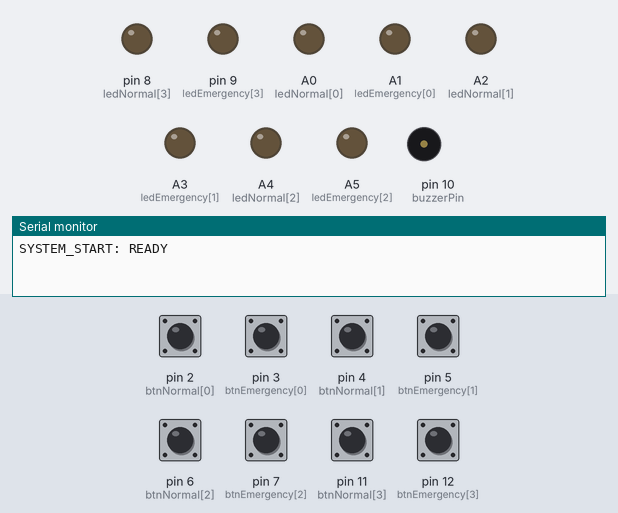
Bench run of a sketch on a simulated Arduino Uno, built with avr-gcc and run on an emulated ATmega328P. Shown: output pins drawn as LEDs (lit = HIGH), buzzer (waves = sounding, pin HIGH), the last lines printed to the serial monitor. The test bench sets the inputs (shaded band); at power-on: pin 2 (btnNormal[0]), pin 3 (btnEmergency[0]), pin 4 (btnNormal[1]), pin 5 (btnEmergency[1]), pin 6 (btnNormal[2]), pin 7 (btnEmergency[2]), pin 11 (btnNormal[3]), pin 12 (btnEmergency[3]) HIGH.

Above: at 1.2 s.
1.3 s: pin 2 (btnNormal[0]) pulled LOW for 0.15 s
At 2.2 s:
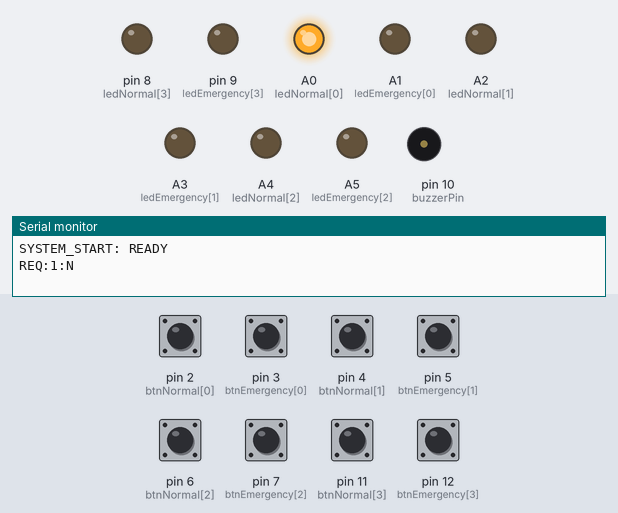
2.9 s: pin 3 (btnEmergency[0]) pulled LOW for 0.15 s
At 3.4 s:
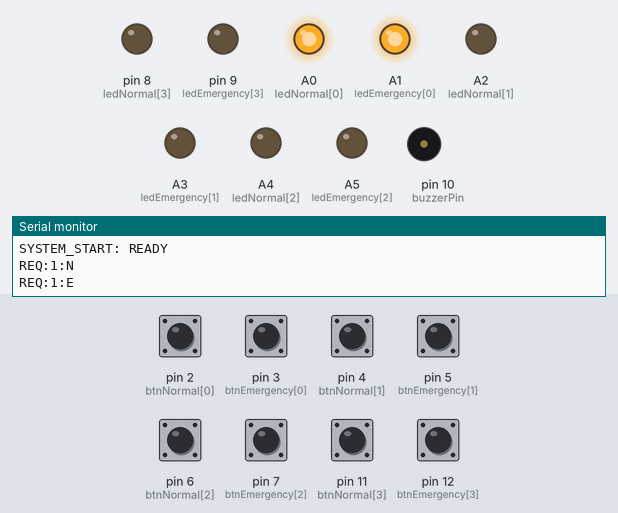
4.5 s: pin 4 (btnNormal[1]) pulled LOW for 0.15 s
At 5.7 s:
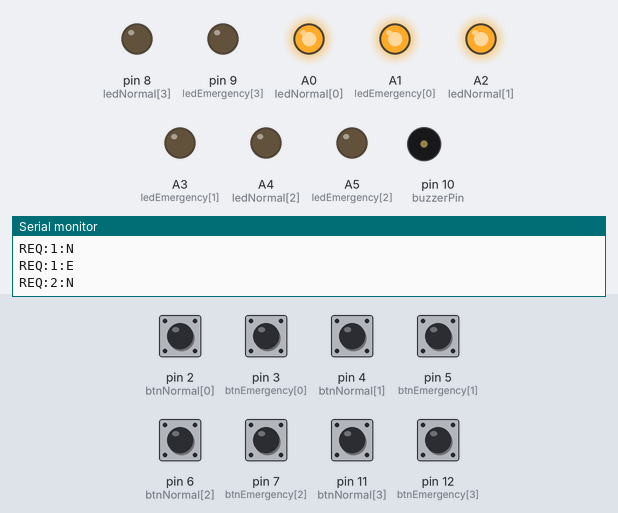
6.1 s: pin 5 (btnEmergency[1]) pulled LOW for 0.15 s
At 7.0 s:
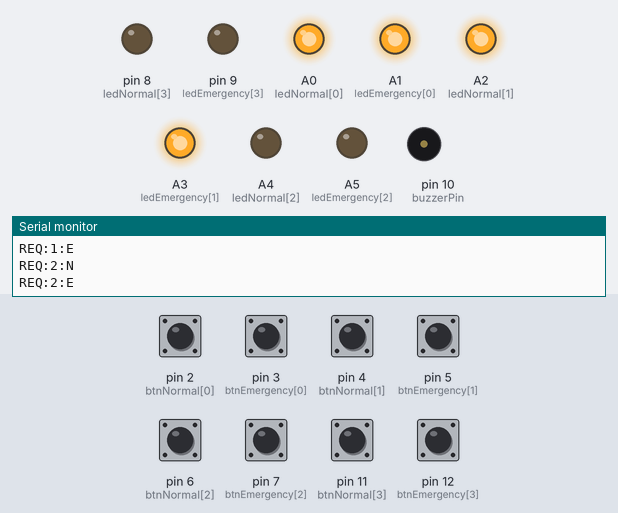
7.7 s: pin 6 (btnNormal[2]) pulled LOW for 0.15 s
At 8.3 s:
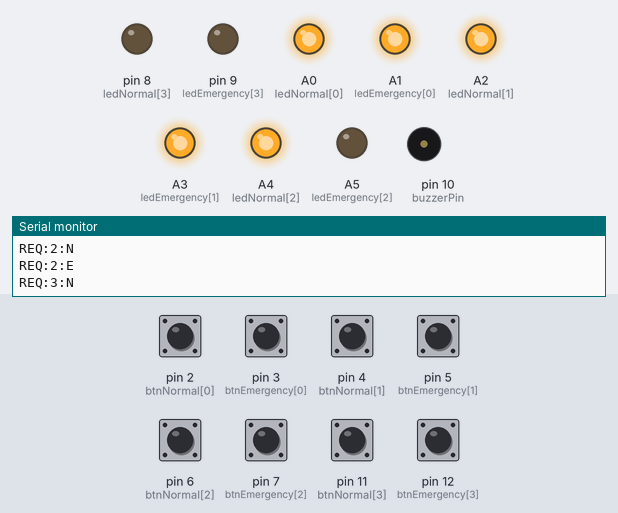
9.3 s: pin 7 (btnEmergency[2]) pulled LOW for 0.15 s
At 10.7 s:
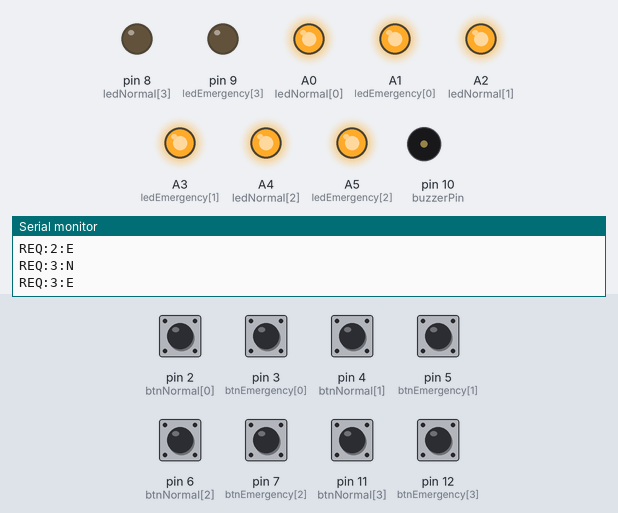
Timing chart, 0 to 11.9 s (numbered marks = the images above; inputs shaded):
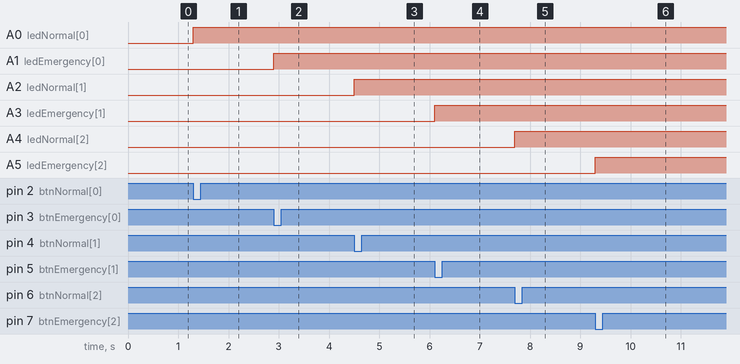

The sketch:

sketch_apr28a.ino
```cpp
const int numRooms = 4;
const int btnNormal[] = {2, 4, 6, 11};
const int btnEmergency[] = {3, 5, 7, 12};
const int ledNormal[] = {A0, A2, A4, 8};
const int ledEmergency[] = {A1, A3, A5, 9};
const int buzzerPin = 10;
bool prevNormalState[numRooms];
bool prevEmergencyState[numRooms];

void setup() {
  Serial.begin(9600);
  pinMode(buzzerPin, OUTPUT);
  for (int i = 0; i < numRooms; i++) {
    pinMode(btnNormal[i], INPUT_PULLUP);
    pinMode(btnEmergency[i], INPUT_PULLUP);
    pinMode(ledNormal[i], OUTPUT);
    pinMode(ledEmergency[i], OUTPUT);
    prevNormalState[i] = HIGH;
    prevEmergencyState[i] = HIGH;
  }

  // Dòng này để test: Nếu LED tự tắt mà dòng này hiện lên C# -> Arduino bị reset
  Serial.println("SYSTEM_START: READY");
}

void loop() {
  // 1. Quét trạng thái nút nhấn
  for (int i = 0; i < numRooms; i++) {
    bool normalState = digitalRead(btnNormal[i]);
    bool emergencyState = digitalRead(btnEmergency[i]);

    // Chi xu ly mot lan khi vua nhan nut (HIGH -> LOW).
    if (prevNormalState[i] == HIGH && normalState == LOW) {
      digitalWrite(ledNormal[i], HIGH);
      Serial.print("REQ:");
      Serial.print(i + 1);
      Serial.println(":N");
      delay(80);
    }

    if (prevEmergencyState[i] == HIGH && emergencyState == LOW) {
      digitalWrite(ledEmergency[i], HIGH);
      Serial.print("REQ:");
      Serial.print(i + 1);
      Serial.println(":E");
      delay(80);
    }

    prevNormalState[i] = normalState;
    prevEmergencyState[i] = emergencyState;
  }

  // 2. Nhận lệnh bằng C-string (Mượt mà, không tốn RAM, chống Crash)
  if (Serial.available() > 0) {
    char buffer[32]; // Tạo một vùng nhớ nhỏ 32 byte để chứa lệnh

    // Đọc lệnh cho tới khi gặp dấu enter (\n)
    int len = Serial.readBytesUntil('\n', buffer, 31);
    buffer[len] = '\0'; // Chốt lại chuỗi

    // Cắt bỏ ký tự thừa \r do C# đẩy xuống
    if (len > 0 && buffer[len - 1] == '\r') {
      buffer[len - 1] = '\0';
    }

    // Kiểm tra và xử lý lệnh (Ví dụ: DONE:1:N)
    if (strncmp(buffer, "DONE:", 5) == 0) {
      int roomId = buffer[5] - '0' - 1; // Ký tự '1' trừ đi '0' sẽ ra số 1. Trừ tiếp 1 ra index 0.
      char type = buffer[7];            // Lấy thẳng ký tự 'N' hoặc 'E'

      if (roomId >= 0 && roomId < numRooms) {
        // Chi tat LED dung theo loai DONE duoc gui tu C#.
        if (type == 'N') {
          digitalWrite(ledNormal[roomId], LOW);
        }
        else if (type == 'E') {
          digitalWrite(ledEmergency[roomId], LOW);
        }
      }
    }
    else if (strcmp(buffer, "ALARM:ON") == 0) {
      digitalWrite(buzzerPin, HIGH);
    }
    else if (strcmp(buffer, "ALARM:OFF") == 0) {
      digitalWrite(buzzerPin, LOW);
    }
  }
}
```

Measured:
- after the input at 1.3 s, A0 (ledNormal[0]): LOW → HIGH at once
- after the input at 2.9 s, A1 (ledEmergency[0]): LOW → HIGH at once
- after the input at 4.5 s, A2 (ledNormal[1]): LOW → HIGH at once
- after the input at 6.1 s, A3 (ledEmergency[1]): LOW → HIGH at once
- after the input at 7.7 s, A4 (ledNormal[2]): LOW → HIGH at once
- after the input at 9.3 s, A5 (ledEmergency[2]): LOW → HIGH at once
